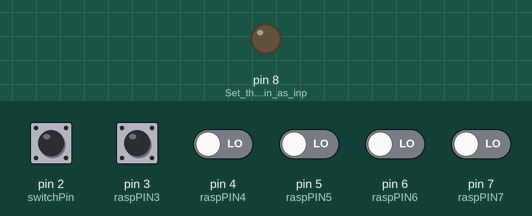
A sketch run on a simulated Arduino Uno, built with avr-gcc and run on an emulated ATmega328P. Parts: output pins drawn as LEDs (lit = HIGH). The test bench sets the inputs (shaded band); at power-on: pin 2 (switchPin), pin 3 (raspPIN3) HIGH, pin 4 (raspPIN4), pin 5 (raspPIN5), pin 6 (raspPIN6), pin 7 (raspPIN7) LOW. No radio packets arrive unless stated.

Above: at 2.8 s.
2.9 s: pin 3 (raspPIN3) pulsed LOW 2 times (0.12 s each, 0.3 s apart)
At 4.1 s:
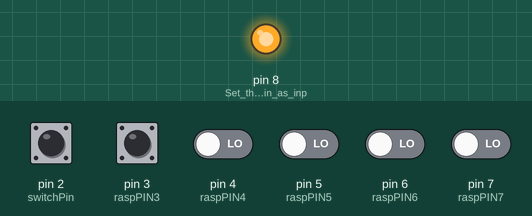
5.0 s: pin 3 (raspPIN3) driven LOW
At 5.9 s:
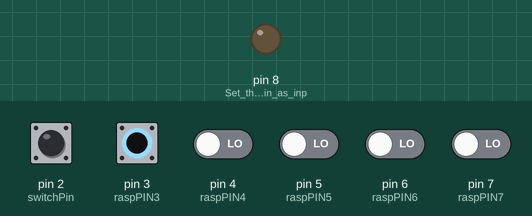
6.5 s: pin 3 (raspPIN3) driven HIGH
At 7.0 s:
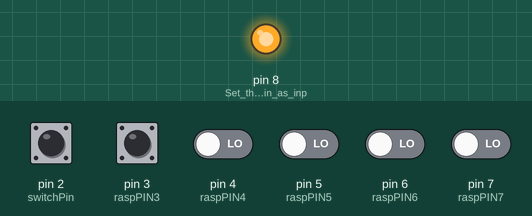
Timing chart, 0 to 9.0 s (numbered marks = the images above; inputs shaded):
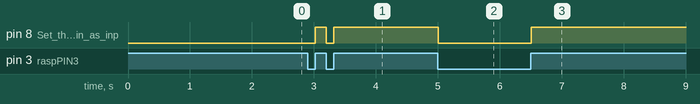

The sketch:

rx.ino
```cpp
#include <VirtualWire.h> // inclusion de la librairie VirtualWire

int switchPin = 2;   // switch is connected to pin 2
int val;             // variable for reading the pin status
int buttonState;     // variable to hold the last button state

int raspPIN3 = 3;    // switch is connected to pin 2
int ReadPIN3;        // variable for reading the pin status
int lastReadPIN3;    // variable to hold the last button state

int raspPIN4 = 4;     // switch is connected to pin 2
int ReadPIN4;        // variable for reading the pin status
int lastReadPIN4;    // variable to hold the last button state

int raspPIN5 = 5;    // switch is connected to pin 2
int ReadPIN5;        // variable for reading the pin status
int lastReadPIN5;    // variable to hold the last button state

int raspPIN6 = 6;    // switch is connected to pin 2
int ReadPIN6;        // variable for reading the pin status
int lastReadPIN6;    // variable to hold the last button state

int raspPIN7 = 7;    // switch is connected to pin 2
int ReadPIN7;        // variable for reading the pin status
int lastReadPIN7;    // variable to hold the last button state


void setup() {

pinMode(raspPIN3, INPUT);    // Set the switch pin as input
pinMode(raspPIN4, INPUT);    // Set the switch pin as input
pinMode(raspPIN5, INPUT);    // Set the switch pin as input
pinMode(raspPIN6, INPUT);    // Set the switch pin as input
pinMode(raspPIN7, INPUT);    // Set the switch pin as input
pinMode(8, OUTPUT);    // Set the switch pin as input

  Serial.begin(9600);// Set up serial communication at 9600bps

  buttonState = digitalRead(switchPin);   // read the initial state
  lastReadPIN3 = digitalRead(raspPIN3);   // read the initial state
  lastReadPIN4 = digitalRead(raspPIN4);   // read the initial state
  lastReadPIN5 = digitalRead(raspPIN5);   // read the initial state
  lastReadPIN6 = digitalRead(raspPIN6);   // read the initial state
  lastReadPIN7 = digitalRead(raspPIN7);   // read the initial state

  vw_setup(2000);     // initialisation de la librairie VirtualWire à 2000 bauds (note: je n'utilise pas la broche PTT)
}


void loop()
{
  val = digitalRead(switchPin);      // read input value and store it in val
  if (val != buttonState)
   {          // the button state has changed!
    if (val == LOW)
        {                // check if the button is pressed
        Serial.println("LOW donc la lumiere s'allume ");
        const char *msg = "AAAAAAAAAAAAAA"; // Tableau qui contient notre message
        vw_send((uint8_t *)msg, strlen(msg)); // On envoie le message
        vw_wait_tx(); // On attend la fin de l'envoi
        vw_send((uint8_t *)msg, strlen(msg)); // On envoie le message
        vw_wait_tx(); // On attend la fin de l'envoi
        vw_send((uint8_t *)msg, strlen(msg)); // On envoie le message
        vw_wait_tx(); // On attend la fin de l'envoi

        }
    else
        {              // the button is -not- pressed...
        Serial.println("HIGH la lumière s eteint");
            const char *msg = "BBBBBBBBBBBBBBBBBBBB"; // Tableau qui contient notre message
        vw_send((uint8_t *)msg, strlen(msg)); // On envoie le message
        vw_wait_tx(); // On attend la fin de l'envoi
        vw_send((uint8_t *)msg, strlen(msg)); // On envoie le message
        vw_wait_tx(); // On attend la fin de l'envoi
        vw_send((uint8_t *)msg, strlen(msg)); // On envoie le message
        vw_wait_tx(); // On attend la fin de l'envoi
        }
     buttonState = val;      // save the new state in our variable
  }

ReadPIN3 = digitalRead(raspPIN3);      // read input ReadPIN3ue and store it in ReadPIN3

  if (ReadPIN3 != lastReadPIN3)
   {          // the button state has changed!

    if(ReadPIN3==HIGH)
    {
      digitalWrite(8,HIGH);
    }
    else
    {
     digitalWrite(8,LOW);
    }

   lastReadPIN3 = ReadPIN3;      // save the new state in our variable
  }


}
```

Measured:
- after the input at 2.9 s, pin 8 (Set_the_switch_pin_as_inp): LOW → HIGH after 0.12 s, → LOW 0.18 s later, → HIGH 0.12 s later
- after the input at 5.0 s, pin 8 (Set_the_switch_pin_as_inp): HIGH → LOW at once
- after the input at 6.5 s, pin 8 (Set_the_switch_pin_as_inp): LOW → HIGH at once
